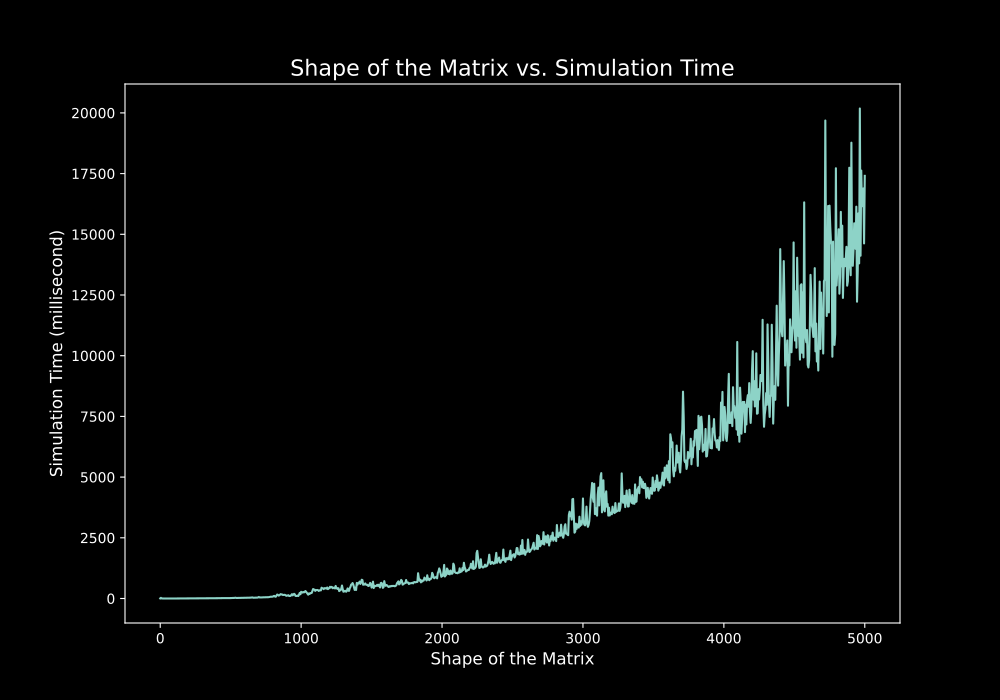

Write the Python code that produced this figure.


"""

The provided Python code conducts a simulation to analyze the relationship
between the size of a matrix and the time it takes to perform certain 
computations on it, specifically the calculation of the local response
matrix based on the global response matrix. This is a valuable experiment 
as it allows us to understand how computational resources are affected by 
matrix size. In the simulation, a series of random matrices with varying 
dimensions are generated, and the local response matrix is calculated by 
applying matrix inversion and multiplication operations on the global response
matrix. The code records the time taken to complete these computations for each 
matrix size and stores the results. The resulting data is then visualized using a 
plot, enabling us to observe how the simulation time varies as the matrix size increases.

"""


import matplotlib.pyplot as plt
import numpy as np
import datetime





def local_response_calculator(shape):
    """
    Calculate the local response matrix for a given matrix shape.

    Args:
        shape (int): The size of the square matrix.

    Returns:
        np.ndarray: The local response matrix.
    """
    # Generate a random matrix
    random_matrix = np.random.uniform(-1, 1, size=(shape, shape))

    # Calculate the inverse of the random matrix
    random_matrix_inverse = np.linalg.inv(random_matrix)

    # Calculate the diagonal of the inverse matrix
    diagonal_rm_inv = np.diag(random_matrix_inverse)

    # Create a 2D diagonal matrix using the diagonal of the inverse matrix
    diagonal_rp_inv_2d = np.diag(diagonal_rm_inv)

    # Create an identity matrix of the same shape
    identity_matrix = np.eye(shape)

    # Solve for the diagonal of the response matrix
    diagonal_rp = np.linalg.solve(diagonal_rp_inv_2d, identity_matrix)

    # Calculate the local response matrix
    r_matrix = -np.matmul(np.linalg.inv(diagonal_rp_inv_2d), random_matrix_inverse)

    return r_matrix




def calculation_time(shapes):
    """
    Measure the time it takes to calculate the local response matrix for various matrix shapes.

    Args:
        shapes (list of int): List of matrix shapes to be tested.

    Returns:
        list of float: List of time durations (in milliseconds) for each shape.
    """

    times = []

    for shape in shapes:

        start_time = datetime.datetime.now()

        calculation = local_response_calculator(shape)

        end_time = datetime.datetime.now()

        time_delta = end_time - start_time

        milliseconds = time_delta.total_seconds() * 1000

        times.append(milliseconds)


    return times




# List of matrix shapes to be tested
shapes = [i for i in range(0, 5005, 5)]



# Measure the calculation times for different matrix shapes
simulation_time = calculation_time(shapes)



# Plot the results
plt.figure(figsize=(10, 7))
plt.style.use('dark_background')
plt.plot(shapes, simulation_time)
plt.xlabel('Shape of the Matrix', fontsize=12)
plt.ylabel('Simulation Time (millisecond)', fontsize=12)
plt.title('Shape of the Matrix vs. Simulation Time', fontsize=16)

plt.savefig('simulation_time.pdf', format='pdf')

plt.show()




        
